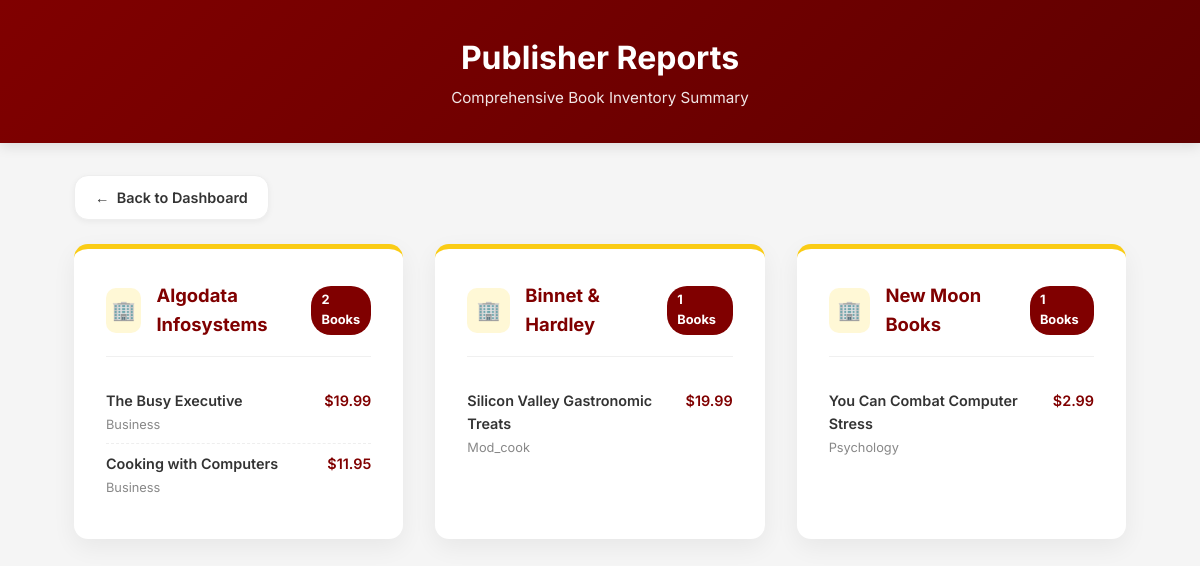
The app's page /task4.php with its own data.
### tables this page shows
CREATE TABLE publishers (
    pub_id      CHAR(4)     NOT NULL,
    pub_name    VARCHAR(40) DEFAULT NULL,
    city        VARCHAR(20) DEFAULT NULL,
    state       CHAR(2)     DEFAULT NULL,
    country     VARCHAR(30) DEFAULT NULL,
    PRIMARY KEY (pub_id)
);

CREATE TABLE titles (
    title_id    VARCHAR(6)      NOT NULL,
    title       VARCHAR(80)     NOT NULL,
    type        CHAR(12)        DEFAULT NULL,
    pub_id      CHAR(4)         DEFAULT NULL,
    price       DECIMAL(10, 2)  DEFAULT NULL,
    advance     DECIMAL(10, 2)  DEFAULT NULL,
    royalty     INT             DEFAULT NULL,
    ytd_sales   INT             DEFAULT NULL,
    notes       VARCHAR(200)    DEFAULT NULL,
    pubdate     DATETIME        DEFAULT NULL,
    PRIMARY KEY (title_id),
    CONSTRAINT fk_titles_pub FOREIGN KEY (pub_id) 
        REFERENCES publishers(pub_id) 
        ON DELETE SET NULL 
        ON UPDATE CASCADE
);

### task4.php (the view, shortened to what this page needs)
<?php
include 'db_connect.php';
?>
<!DOCTYPE html>
<html lang="en">
<head>
</head>
<body>
<header>
    <h1>Publisher Reports</h1>
    <p>Comprehensive Book Inventory Summary</p>
</header>
<div class="container">
    <a href="index.php" class="btn-back">
        <span class="arrow-icon">&larr;</span> &nbsp; Back to Dashboard
    </a>
    <div class="report-grid">
        <?php
        $pubSql = "SELECT pub_id, pub_name FROM publishers ORDER BY pub_name";
        $publishers = $conn->query($pubSql);
        if ($publishers) {
            while($pub = $publishers->fetch_assoc()) {
                $pid = $pub['pub_id'];
                $countSql = "SELECT COUNT(*) as total FROM titles WHERE pub_id = '$pid'";
                $countRes = $conn->query($countSql);
                $count = $countRes->fetch_assoc()['total'];
                $bookSql = "SELECT title, type, price FROM titles WHERE pub_id = '$pid'";
                $books = $conn->query($bookSql);
                echo '<div class="report-card">';
                echo '  <div class="card-header">
                            <div style="display:flex; align-items:center;">
                                <div class="pub-icon">🏢</div>
                                <h2 class="pub-title">' . htmlspecialchars($pub['pub_name']) . '</h2>
                            </div>
                            <span class="book-count">' . $count . ' Books</span>
                        </div>';
                echo '  <ul class="book-list">';
                if ($books->num_rows > 0) {
                    while($b = $books->fetch_assoc()) {
                        $price = isset($b['price']) ? number_format($b['price'], 2) : '0.00';
                        echo '<li class="book-item">
                                <div>
                                    <span class="book-title">' . htmlspecialchars($b['title']) . '</span>
                                    <span class="book-meta">' . ucfirst($b['type']) . '</span>
                                </div>
                                <div style="font-weight:600; color:var(--primary-maroon);">
                                    $' . $price . '
                                </div>
                              </li>';
                    }
                } else {
                    echo '<li class="no-books">No titles in inventory.</li>';
                }
                echo '  </ul>';
                echo '</div>';
            }
        } else {
            echo "<p>No publishers found.</p>";
        }
        ?>
    </div>
</div>
</body>
</html>

### task4.php (style rules this page uses)
:root { --primary-maroon: #800000; --dark-maroon: #600000; --accent-gold: #FACC15; --bg-light: #f5f5f5; --text-main: #333; --text-muted: #666; --white: #fff; --radius: 14px; }
* { margin: 0; padding: 0; box-sizing: border-box; }
body { font-family: 'Inter', sans-serif; background: var(--bg-light); color: var(--text-main); line-height: 1.6; }
header { background: linear-gradient(135deg, var(--primary-maroon), var(--dark-maroon)); color: var(--white); padding: 2rem 1rem; text-align: center; box-shadow: 0 4px 12px rgba(0,0,0,0.1); position: relative; overflow: hidden; }
header::after { content: ""; position: absolute; top: 0; left: -100%; width: 50%; height: 100%; background: linear-gradient(to right, rgba(255, 255, 255, 0) 0%, rgba(250, 204, 21, 0.2) 50%, rgba(255, 255, 255, 0) 100%); transform: skewX(-25deg); animation: shine 6s infinite ease-in-out; pointer-events: none; z-index: 0; }
header h1, header p { position: relative; z-index: 1; }
header h1 { font-size: 2rem; font-weight: 700; margin-bottom: 0.2rem; }
header p { opacity: 0.9; font-size: 0.95rem; }
.container { max-width: 1100px; margin: 2rem auto 4rem; padding: 0 1.5rem; }
.btn-back { display: inline-flex; align-items: center; background: var(--white); color: var(--text-main); padding: 10px 20px; border-radius: var(--radius); text-decoration: none; font-weight: 600; font-size: 0.9rem; box-shadow: 0 2px 6px rgba(0,0,0,0.05); margin-bottom: 1.5rem; border: 1px solid #eee; transition: transform 0.4s cubic-bezier(0.25, 0.8, 0.25, 1), box-shadow 0.4s, background-color 0.5s; }
.btn-back .arrow-icon { display: inline-block; transition: transform 0.4s cubic-bezier(0.34, 1.56, 0.64, 1); }
.report-grid { display: grid; grid-template-columns: repeat(auto-fill, minmax(320px, 1fr)); gap: 2rem; }
.report-card { background: var(--white); border-radius: var(--radius); padding: 2rem; box-shadow: 0 8px 24px rgba(0,0,0,0.06); border-top: 5px solid var(--accent-gold); display: flex; flex-direction: column; transform: translateY(0); transition: transform 0.4s cubic-bezier(0.25, 0.8, 0.25, 1), box-shadow 0.4s cubic-bezier(0.25, 0.8, 0.25, 1), background-color 0.5s ease; }
.card-header { display: flex; align-items: center; justify-content: space-between; margin-bottom: 1.5rem; padding-bottom: 1rem; border-bottom: 1px solid #f0f0f0; }
.pub-icon { width: 45px; height: 45px; background: #fff8d6; border-radius: 10px; color: #b4860b; display: flex; align-items: center; justify-content: center; font-size: 1.2rem; transition: transform 0.4s cubic-bezier(0.34, 1.56, 0.64, 1); }
.pub-title { font-size: 1.15rem; font-weight: 700; color: var(--primary-maroon); margin: 0; flex-grow: 1; margin-left: 15px; transition: transform 0.3s ease; }
.book-count { font-size: 0.8rem; font-weight: 700; background: var(--primary-maroon); color: white; padding: 4px 10px; border-radius: 20px; transition: transform 0.3s ease; }
.book-list { list-style: none; margin: 0; padding: 0; transition: transform 0.3s ease; }
.book-item { padding: 8px 0; border-bottom: 1px dashed #eee; font-size: 0.9rem; color: var(--text-muted); display: flex; justify-content: space-between; }
.book-item:last-child { border-bottom: none; }
.book-title { font-weight: 600; color: var(--text-main); display: block; }
.book-meta { font-size: 0.8rem; color: #888; }

### records on screen
publishers: pub_name "Algodata Infosystems", count "2"
titles: title "The Busy Executive", type "Business", price "19.99"
titles: title "Cooking with Computers", type "Business", price "11.95"
publishers: pub_name "Binnet & Hardley", count "1"
titles: title "Silicon Valley Gastronomic Treats", type "Mod_cook", price "19.99"
publishers: pub_name "New Moon Books", count "1"
titles: title "You Can Combat Computer Stress", type "Psychology", price "2.99"
